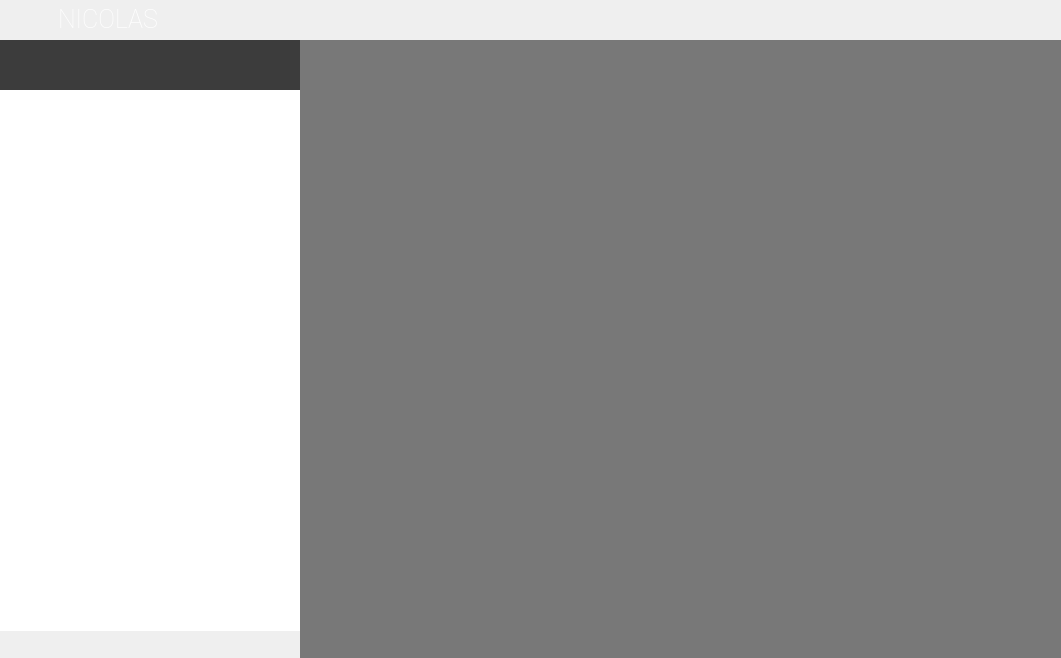
<?xml version="1.0" encoding="UTF-8"?>
<ui version="4.0">
 <class>MainWindow</class>
 <widget class="QMainWindow" name="MainWindow">
  <property name="geometry">
   <rect>
    <x>0</x>
    <y>0</y>
    <width>1061</width>
    <height>658</height>
   </rect>
  </property>
  <property name="minimumSize">
   <size>
    <width>1061</width>
    <height>658</height>
   </size>
  </property>
  <property name="maximumSize">
   <size>
    <width>1061</width>
    <height>658</height>
   </size>
  </property>
  <property name="baseSize">
   <size>
    <width>1200</width>
    <height>740</height>
   </size>
  </property>
  <property name="windowTitle">
   <string>MainWindow</string>
  </property>
  <property name="autoFillBackground">
   <bool>true</bool>
  </property>
  <property name="styleSheet">
   <string notr="true">/*background-color: rgba(54, 30, 61, 1);
background-image:url(:images/theme/bg1/jpg);*/
</string>
  </property>
  <widget class="QWidget" name="centralWidget">
   <property name="minimumSize">
    <size>
     <width>1061</width>
     <height>658</height>
    </size>
   </property>
   <property name="maximumSize">
    <size>
     <width>1061</width>
     <height>658</height>
    </size>
   </property>
   <widget class="QWidget" name="desk" native="true">
    <property name="enabled">
     <bool>true</bool>
    </property>
    <property name="geometry">
     <rect>
      <x>300</x>
      <y>40</y>
      <width>761</width>
      <height>621</height>
     </rect>
    </property>
    <property name="minimumSize">
     <size>
      <width>761</width>
      <height>621</height>
     </size>
    </property>
    <property name="maximumSize">
     <size>
      <width>761</width>
      <height>621</height>
     </size>
    </property>
    <property name="contextMenuPolicy">
     <enum>Qt::NoContextMenu</enum>
    </property>
    <property name="styleSheet">
     <string notr="true">background-color: rgba(0,0,0,0.5)</string>
    </property>
   </widget>
   <widget class="QWidget" name="sidebar" native="true">
    <property name="geometry">
     <rect>
      <x>0</x>
      <y>-30</y>
      <width>300</width>
      <height>691</height>
     </rect>
    </property>
    <property name="minimumSize">
     <size>
      <width>300</width>
      <height>691</height>
     </size>
    </property>
    <property name="maximumSize">
     <size>
      <width>300</width>
      <height>691</height>
     </size>
    </property>
    <property name="styleSheet">
     <string notr="true"/>
    </property>
    <widget class="QWidget" name="toolbar" native="true">
     <property name="geometry">
      <rect>
       <x>0</x>
       <y>70</y>
       <width>300</width>
       <height>51</height>
      </rect>
     </property>
     <property name="styleSheet">
      <string notr="true">background: rgba(0,0,0,0.5);</string>
     </property>
     <widget class="QWidget" name="horizontalLayoutWidget">
      <property name="geometry">
       <rect>
        <x>0</x>
        <y>0</y>
        <width>301</width>
        <height>51</height>
       </rect>
      </property>
      <layout class="QHBoxLayout" name="horizontalLayout" stretch="0,0,0,0">
       <property name="spacing">
        <number>0</number>
       </property>
       <property name="leftMargin">
        <number>0</number>
       </property>
       <item>
        <widget class="QPushButton" name="roomButton">
         <property name="cursor">
          <cursorShape>PointingHandCursor</cursorShape>
         </property>
         <property name="focusPolicy">
          <enum>Qt::NoFocus</enum>
         </property>
         <property name="contextMenuPolicy">
          <enum>Qt::NoContextMenu</enum>
         </property>
         <property name="autoFillBackground">
          <bool>false</bool>
         </property>
         <property name="styleSheet">
          <string notr="true"/>
         </property>
         <property name="text">
          <string/>
         </property>
         <property name="icon">
          <iconset resource="../images.qrc">
           <normaloff>:/new/buttons/images/buttons/chat.png</normaloff>:/new/buttons/images/buttons/chat.png</iconset>
         </property>
         <property name="iconSize">
          <size>
           <width>20</width>
           <height>20</height>
          </size>
         </property>
         <property name="flat">
          <bool>true</bool>
         </property>
        </widget>
       </item>
       <item>
        <widget class="QPushButton" name="friendButton">
         <property name="baseSize">
          <size>
           <width>0</width>
           <height>0</height>
          </size>
         </property>
         <property name="cursor">
          <cursorShape>PointingHandCursor</cursorShape>
         </property>
         <property name="focusPolicy">
          <enum>Qt::NoFocus</enum>
         </property>
         <property name="contextMenuPolicy">
          <enum>Qt::NoContextMenu</enum>
         </property>
         <property name="autoFillBackground">
          <bool>false</bool>
         </property>
         <property name="styleSheet">
          <string notr="true"/>
         </property>
         <property name="text">
          <string/>
         </property>
         <property name="icon">
          <iconset resource="../images.qrc">
           <normaloff>:/new/buttons/images/buttons/friend.png</normaloff>:/new/buttons/images/buttons/friend.png</iconset>
         </property>
         <property name="iconSize">
          <size>
           <width>20</width>
           <height>20</height>
          </size>
         </property>
         <property name="flat">
          <bool>true</bool>
         </property>
        </widget>
       </item>
       <item>
        <widget class="QPushButton" name="addFriendButton">
         <property name="cursor">
          <cursorShape>PointingHandCursor</cursorShape>
         </property>
         <property name="focusPolicy">
          <enum>Qt::NoFocus</enum>
         </property>
         <property name="contextMenuPolicy">
          <enum>Qt::NoContextMenu</enum>
         </property>
         <property name="autoFillBackground">
          <bool>false</bool>
         </property>
         <property name="styleSheet">
          <string notr="true"/>
         </property>
         <property name="text">
          <string/>
         </property>
         <property name="icon">
          <iconset resource="../images.qrc">
           <normaloff>:/new/buttons/images/buttons/addFriend.png</normaloff>:/new/buttons/images/buttons/addFriend.png</iconset>
         </property>
         <property name="iconSize">
          <size>
           <width>20</width>
           <height>20</height>
          </size>
         </property>
         <property name="flat">
          <bool>true</bool>
         </property>
        </widget>
       </item>
       <item>
        <widget class="QPushButton" name="addRoomButton">
         <property name="cursor">
          <cursorShape>PointingHandCursor</cursorShape>
         </property>
         <property name="focusPolicy">
          <enum>Qt::NoFocus</enum>
         </property>
         <property name="contextMenuPolicy">
          <enum>Qt::NoContextMenu</enum>
         </property>
         <property name="autoFillBackground">
          <bool>false</bool>
         </property>
         <property name="styleSheet">
          <string notr="true"/>
         </property>
         <property name="text">
          <string/>
         </property>
         <property name="icon">
          <iconset resource="../images.qrc">
           <normaloff>:/new/buttons/images/buttons/addChat.png</normaloff>:/new/buttons/images/buttons/addChat.png</iconset>
         </property>
         <property name="iconSize">
          <size>
           <width>20</width>
           <height>20</height>
          </size>
         </property>
         <property name="flat">
          <bool>true</bool>
         </property>
        </widget>
       </item>
      </layout>
     </widget>
    </widget>
    <widget class="QWidget" name="addressList" native="true">
     <property name="geometry">
      <rect>
       <x>-1</x>
       <y>120</y>
       <width>301</width>
       <height>541</height>
      </rect>
     </property>
     <widget class="QListWidget" name="roomAddressList">
      <property name="geometry">
       <rect>
        <x>-6</x>
        <y>2</y>
        <width>311</width>
        <height>551</height>
       </rect>
      </property>
      <property name="font">
       <font>
        <family>方正喵呜体</family>
        <pointsize>16</pointsize>
        <weight>75</weight>
        <bold>true</bold>
       </font>
      </property>
      <property name="cursor" stdset="0">
       <cursorShape>PointingHandCursor</cursorShape>
      </property>
      <property name="styleSheet">
       <string notr="true">background-color:transparent;</string>
      </property>
      <property name="frameShape">
       <enum>QFrame::NoFrame</enum>
      </property>
      <property name="lineWidth">
       <number>0</number>
      </property>
     </widget>
     <widget class="QListWidget" name="friendAddressList">
      <property name="geometry">
       <rect>
        <x>0</x>
        <y>0</y>
        <width>301</width>
        <height>561</height>
       </rect>
      </property>
      <property name="font">
       <font>
        <family>Roboto</family>
        <pointsize>16</pointsize>
        <weight>50</weight>
        <bold>false</bold>
       </font>
      </property>
      <property name="cursor" stdset="0">
       <cursorShape>PointingHandCursor</cursorShape>
      </property>
      <property name="focusPolicy">
       <enum>Qt::StrongFocus</enum>
      </property>
      <property name="contextMenuPolicy">
       <enum>Qt::NoContextMenu</enum>
      </property>
      <property name="styleSheet">
       <string notr="true">QListWidget{
background-color:transparent;
};

QListWidget::item:hover{
background-color: rgba(0,0,0,0.5);
};
 
QListWidget::item:selected{
background-color: rgba(0,0,0,0.8);
};</string>
      </property>
      <property name="frameShape">
       <enum>QFrame::NoFrame</enum>
      </property>
      <property name="frameShadow">
       <enum>QFrame::Sunken</enum>
      </property>
      <property name="lineWidth">
       <number>0</number>
      </property>
     </widget>
    </widget>
    <widget class="QLabel" name="side_clientName">
     <property name="geometry">
      <rect>
       <x>50</x>
       <y>20</y>
       <width>121</width>
       <height>51</height>
      </rect>
     </property>
     <property name="font">
      <font>
       <family>Roboto Thin</family>
       <pointsize>19</pointsize>
       <weight>50</weight>
       <bold>false</bold>
      </font>
     </property>
     <property name="contextMenuPolicy">
      <enum>Qt::NoContextMenu</enum>
     </property>
     <property name="styleSheet">
      <string notr="true">color: white; background-color: rgba(0,0,0,0);  padding-left: 2px;</string>
     </property>
     <property name="text">
      <string>NICOLAS</string>
     </property>
     <property name="alignment">
      <set>Qt::AlignBottom|Qt::AlignLeading|Qt::AlignLeft</set>
     </property>
    </widget>
    <widget class="QPushButton" name="title_informButton">
     <property name="geometry">
      <rect>
       <x>250</x>
       <y>40</y>
       <width>31</width>
       <height>21</height>
      </rect>
     </property>
     <property name="contextMenuPolicy">
      <enum>Qt::NoContextMenu</enum>
     </property>
     <property name="text">
      <string/>
     </property>
     <property name="icon">
      <iconset resource="../images.qrc">
       <normaloff>:/new/buttons/images/buttons/newInform.png</normaloff>:/new/buttons/images/buttons/newInform.png</iconset>
     </property>
     <property name="iconSize">
      <size>
       <width>20</width>
       <height>20</height>
      </size>
     </property>
     <property name="autoDefault">
      <bool>false</bool>
     </property>
     <property name="flat">
      <bool>true</bool>
     </property>
    </widget>
    <widget class="QPushButton" name="title_settingButton">
     <property name="geometry">
      <rect>
       <x>10</x>
       <y>30</y>
       <width>41</width>
       <height>41</height>
      </rect>
     </property>
     <property name="focusPolicy">
      <enum>Qt::NoFocus</enum>
     </property>
     <property name="text">
      <string/>
     </property>
     <property name="icon">
      <iconset resource="../images.qrc">
       <normaloff>:/new/buttons/images/buttons/setting.png</normaloff>:/new/buttons/images/buttons/setting.png</iconset>
     </property>
     <property name="iconSize">
      <size>
       <width>43</width>
       <height>43</height>
      </size>
     </property>
     <property name="checkable">
      <bool>false</bool>
     </property>
     <property name="autoDefault">
      <bool>false</bool>
     </property>
     <property name="flat">
      <bool>true</bool>
     </property>
    </widget>
   </widget>
   <widget class="QLabel" name="background">
    <property name="geometry">
     <rect>
      <x>0</x>
      <y>0</y>
      <width>1061</width>
      <height>661</height>
     </rect>
    </property>
    <property name="minimumSize">
     <size>
      <width>1061</width>
      <height>661</height>
     </size>
    </property>
    <property name="maximumSize">
     <size>
      <width>1061</width>
      <height>661</height>
     </size>
    </property>
    <property name="text">
     <string/>
    </property>
    <property name="pixmap">
     <pixmap resource="../images.qrc">:/new/theme/images/theme/bg1.jpg</pixmap>
    </property>
    <property name="scaledContents">
     <bool>true</bool>
    </property>
   </widget>
   <widget class="QWidget" name="horizontalLayoutWidget_2">
    <property name="geometry">
     <rect>
      <x>954</x>
      <y>0</y>
      <width>101</width>
      <height>41</height>
     </rect>
    </property>
    <layout class="QHBoxLayout" name="titlebar">
     <item>
      <widget class="QPushButton" name="title_backwardButton">
       <property name="focusPolicy">
        <enum>Qt::NoFocus</enum>
       </property>
       <property name="text">
        <string/>
       </property>
       <property name="icon">
        <iconset resource="../images.qrc">
         <normaloff>:/new/buttons/images/buttons/backward.png</normaloff>:/new/buttons/images/buttons/backward.png</iconset>
       </property>
       <property name="flat">
        <bool>true</bool>
       </property>
      </widget>
     </item>
     <item>
      <widget class="QPushButton" name="title_forwardButton">
       <property name="focusPolicy">
        <enum>Qt::NoFocus</enum>
       </property>
       <property name="text">
        <string/>
       </property>
       <property name="icon">
        <iconset resource="../images.qrc">
         <normaloff>:/new/buttons/images/buttons/forward.png</normaloff>:/new/buttons/images/buttons/forward.png</iconset>
       </property>
       <property name="flat">
        <bool>true</bool>
       </property>
      </widget>
     </item>
    </layout>
   </widget>
   <zorder>background</zorder>
   <zorder>sidebar</zorder>
   <zorder>desk</zorder>
   <zorder>horizontalLayoutWidget_2</zorder>
  </widget>
 </widget>
 <layoutdefault spacing="6" margin="11"/>
 <resources>
  <include location="../images.qrc"/>
 </resources>
 <connections/>
</ui>
